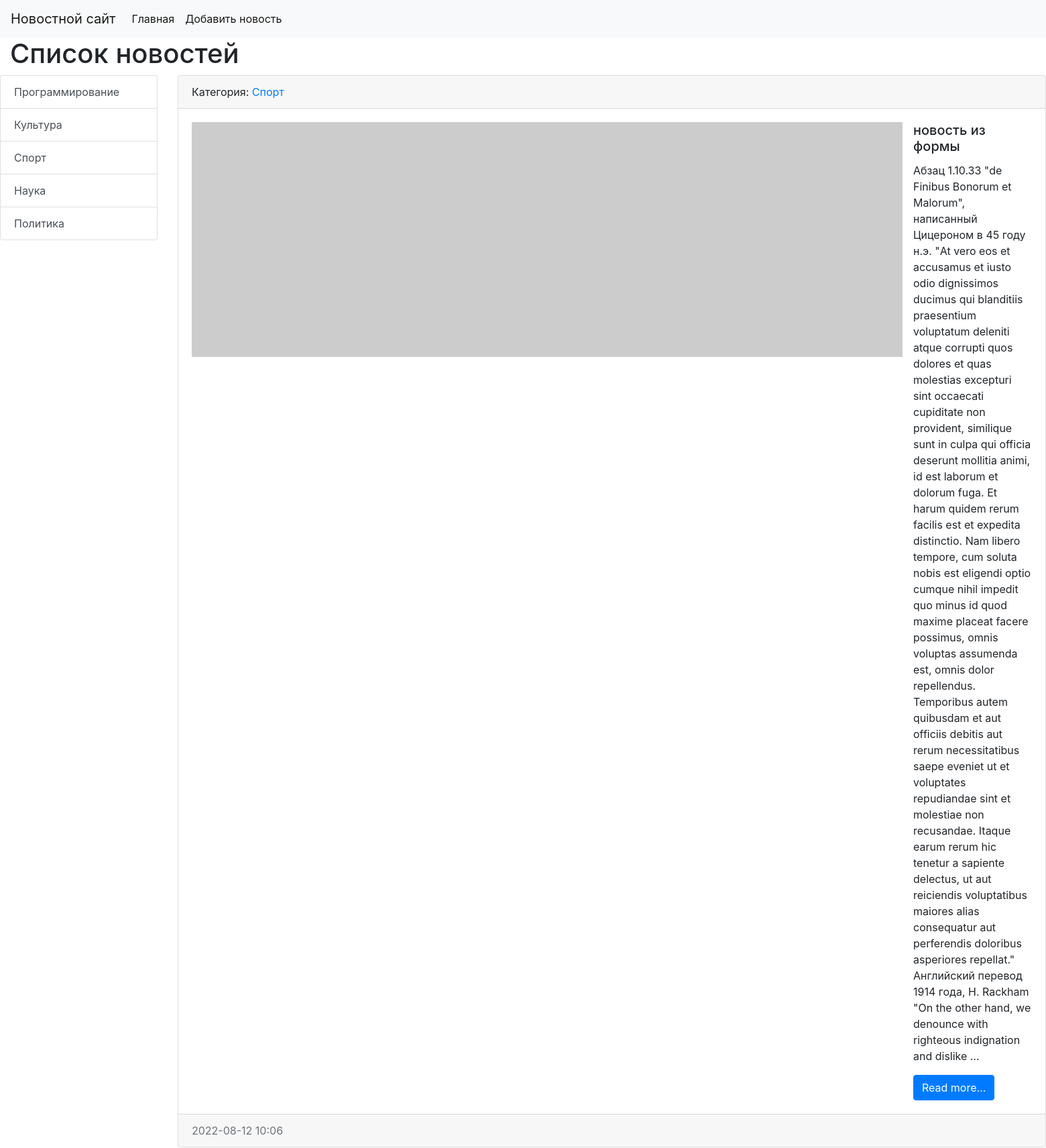
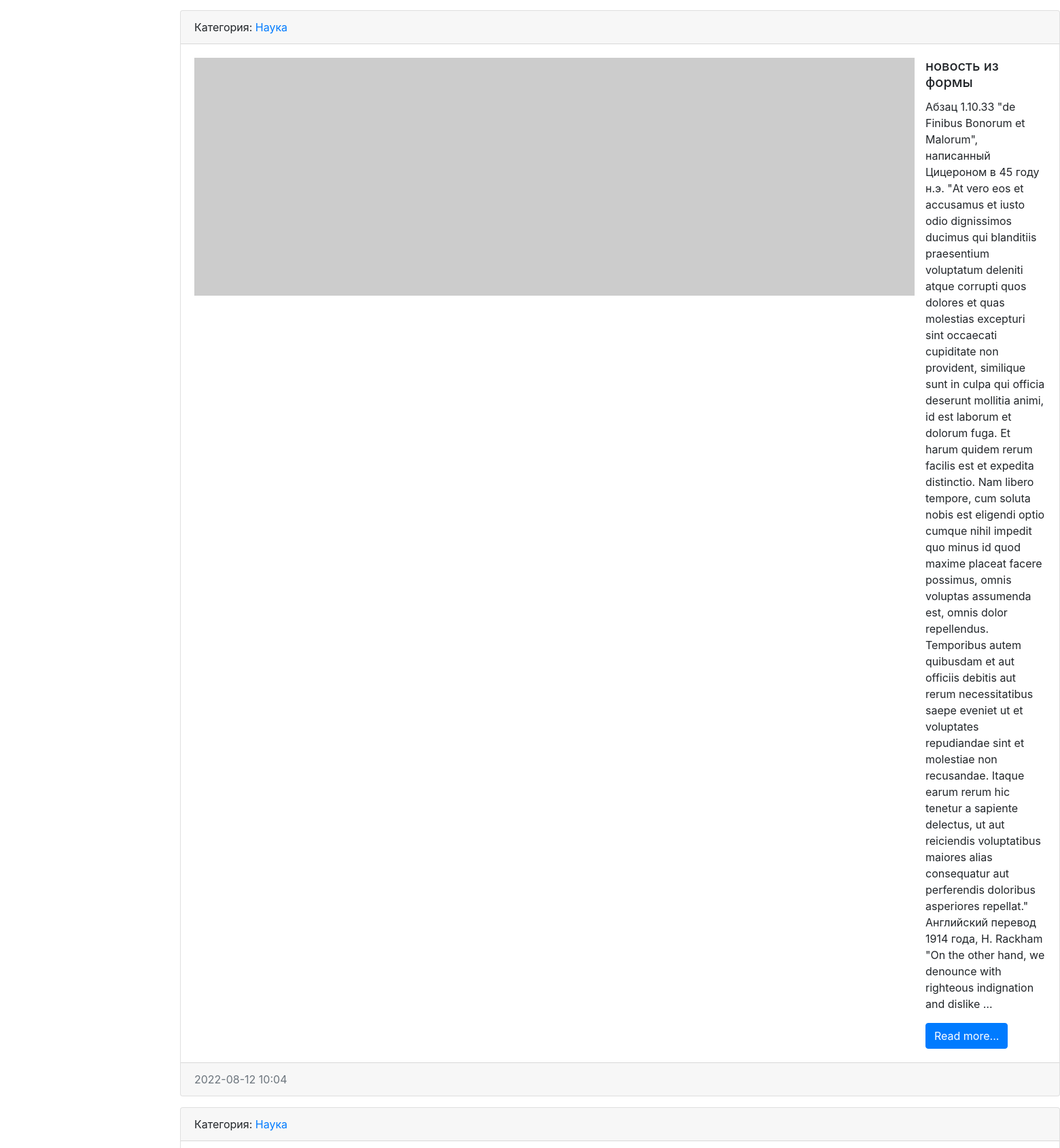
The page / (upper part) on the database its author committed (2 pictures, top to bottom).
### news/models.py (models this page shows, shortened)
class Category(models.Model):
    title = models.CharField(max_length=150, db_index=True, verbose_name='Категория')
    def get_absolute_url(self):
        return reverse('category', kwargs={"category_id": self.pk})
    def __str__(self):
        return self.title
    class Meta:
        verbose_name = 'Категория'
        verbose_name_plural = 'Категории'

class News(models.Model):
    title = models.CharField(max_length=150, verbose_name='Наименование')
    content = models.TextField(blank=True, verbose_name='Текст')
    created_at = models.DateTimeField(auto_now_add=True, verbose_name='Дата создания')
    updated_at = models.DateTimeField(auto_now=True, verbose_name='Дата обновления')
    photo = models.ImageField(upload_to='photos/%Y/%m/%d', blank=True, verbose_name='Фото')
    is_published = models.BooleanField(default=True, verbose_name='Публикация')
    category = models.ForeignKey(Category, on_delete=models.PROTECT, null=True, verbose_name='Категория')
    def get_absolute_url(self):
        return reverse('view_news', kwargs={"news_id": self.pk})
    class Meta:
        verbose_name = 'Новость'
        verbose_name_plural = 'Новости'
        ordering = ['-created_at']

### news/views.py (the view)
# urls.py: path('', index, name='home'),
def index(request):
    news = News.objects.all()
    context = {
        'news': news,
        'title': 'Список новостей',
     }
    return render(request, 'news/index.html', context)

### news/templatetags/news_tags.py (called while the page is built)
@register.inclusion_tag('news/list_categories.html')
def show_categories():
    categories = Category.objects.all()
    return {'categories': categories}

### news/templates/news/index.html
{% extends 'base.html' %}
{% block sidebar %}
{% include 'inc/_sidebar.html' %}
{% endblock %}
{% block content %}
{% for item in news %}
<div class="card mb-3">
  <div class="card-header">Категория:
    <a href="{{ item.category.get_absolute_url }}">{{item.category}}</a></div>
  <div class="card-body">
    <div class="media">
      {% if item.photo %}
      <img src="{{ item.photo.url }}" width="350" height="300" class="mr-3" alt="">
      {% else %}
      <img src="https://picsum.photos//id/1060/350/300/?blur=2" class="mr-3" alt="">
      {% endif %}
      <div class="media-body">
        <h5 class="card-title">{{ item.title }}</h5>
        <p class="card-text">{{ item.content|truncatewords:150 }}</p>
        <a href="{{ item.get_absolute_url }}" class="btn btn-primary">Read more...</a>
      </div>
    </div>
  </div>
  <div class="card-footer text-muted">{{ item.created_at|date:"Y-m-d h:i" }} </div>
</div>
{% endfor %}
{% endblock %}

### templates/base.html (shortened to what this page needs)
<!doctype html>
<html lang="ru">
<head>
  <link rel="stylesheet" href="https://cdn.jsdelivr.net/npm/bootstrap@4.4.1/dist/css/bootstrap.min.css">
</head>
<body>
{% include 'inc/_navbar.html' %}
<div class=”container”>
  <div class="col-md-12">
    <h1>{{ title }}</h1>
  </div>
  <div class="row">
    <div class="col-md-2">
      {% block sidebar %}{% endblock %}
    </div>
    <div class="col-md-10">
      {% block content %}{% endblock %}
    </div>
  </div>
</div>
</body>
</html>

### templates/inc/_navbar.html (shortened to what this page needs)
<nav class="navbar navbar-expand-lg navbar-light bg-light">
    <a class="navbar-brand" href="{% url 'home' %}">Новостной сайт</a>
    <div class="collapse navbar-collapse" id="navbarSupportedContent">
        <ul class="navbar-nav mr-auto">
            <li class="nav-item active"><a class="nav-link" href="{% url 'home' %}">Главная</a>
            <li class="nav-item active"><a class="nav-link" href="{% url 'add_news' %}">Добавить новость</a>
            </li>
        </ul>
    </div>
</nav>

### templates/inc/_sidebar.html (shortened to what this page needs)
{% load news_tags %}
{% show_categories %}

### news/templates/news/list_categories.html
<div class="List-group">
    {% for item in categories %}
    <a href="{{ item.get_absolute_url }}" class="list-group-item list-group-item-action">{{ item.title }}</a>
    {% endfor %}
</div>

### rows shown on the page
Category: title "Программирование"
Category: title "Культура"
Category: title "Спорт"
Category: title "Наука"
Category: title "Политика"
News: category "Спорт", title "новость из формы", content "Абзац 1.10.33 \"de Finibus Bonorum et Malorum\", написанный Цицероном в 45 году н.э. \"At vero eos et accusamus et iusto odio dignissimos ducimus qui blanditiis praesentium voluptatum deleniti atque corrupti quos dolores et quas molestias excepturi sint occaecati cupiditate non provident, similique sunt in culpa qui officia deserunt mollitia animi, id est laborum et dolorum fuga. Et harum quidem rerum facilis est et expedita distinctio. Nam libero tempore, cum soluta nobis est eligendi optio cumque nihil impedit quo minus id quod maxime placeat facere possimus, omnis voluptas assumenda est, omnis dolor repellendus. Temporibus autem quibusdam et aut officiis debitis aut rerum necessitatibus…", created_at "2022-08-12 10:06"
News: category "Наука", title "новость из формы", content "Абзац 1.10.33 \"de Finibus Bonorum et Malorum\", написанный Цицероном в 45 году н.э. \"At vero eos et accusamus et iusto odio dignissimos ducimus qui blanditiis praesentium voluptatum deleniti atque corrupti quos dolores et quas molestias excepturi sint occaecati cupiditate non provident, similique sunt in culpa qui officia deserunt mollitia animi, id est laborum et dolorum fuga. Et harum quidem rerum facilis est et expedita distinctio. Nam libero tempore, cum soluta nobis est eligendi optio cumque nihil impedit quo minus id quod maxime placeat facere possimus, omnis voluptas assumenda est, omnis dolor repellendus. Temporibus autem quibusdam et aut officiis debitis aut rerum necessitatibus…", created_at "2022-08-12 10:04"
News: category "Наука"

### other values the page prints
{{ title }} "Список новостей"
